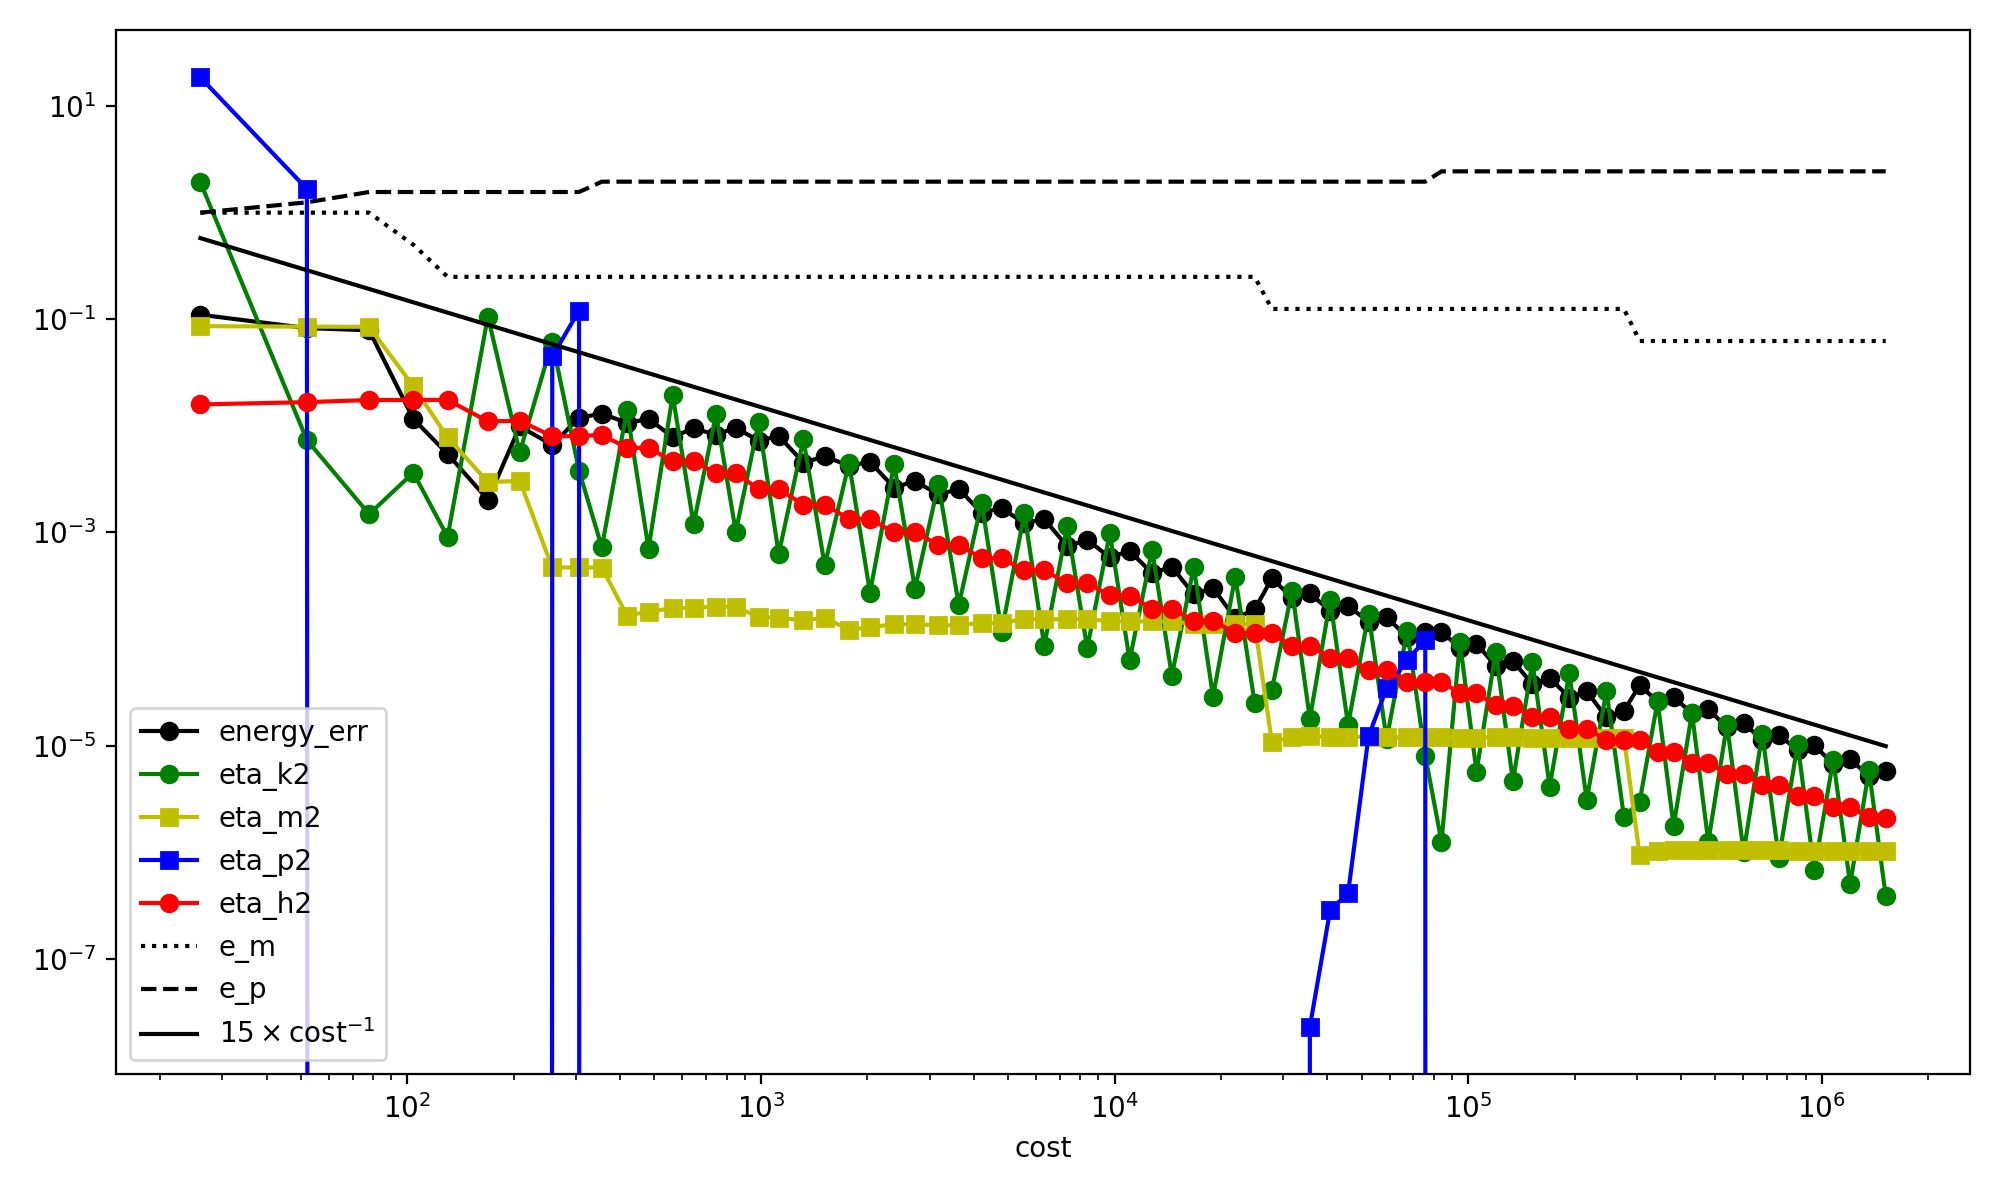

This figure's Python source:
import firedrake
from firedrake import (
    Constant, DirichletBC, Function, FunctionSpace, SpatialCoordinate,
    TestFunction, TrialFunction, assemble, conditional, div, dx, dS, grad,
    inner, solve, sqrt, max_value, min_value, CellDiameter, FacetArea,
    jump, avg, AdaptiveMeshHierarchy, AdaptiveTransferManager
)
import matplotlib.pyplot as plt
import numpy as np
from netgen.geom2d import SplineGeometry

# Parameters 
N, p = 4, 3/2
max_iters, tol_energy = 75, 1e-7
dorfler_theta = 0.2
max_refinements = 50

# Relaxation & estimator updates
eps_minus, eps_plus = 1.0, 1.0
theta_minus, theta_plus = 0.5, 1.25
delta_factor_minus, delta_factor_plus = 1e-6, 1e6

atm = AdaptiveTransferManager()


def make_initial_mesh(N):
    geo = SplineGeometry()
    geo.AddRectangle(p1=(-1, -1), p2=(1, 1), bc="outer", leftdomain=1, rightdomain=0)
    return firedrake.Mesh(geo.GenerateMesh(maxh=2/N))

def build_problem(mesh):
    V = FunctionSpace(mesh, "CG", 1)
    X, Y = SpatialCoordinate(mesh)
    u_exact_expr = (X**2 - 1) * (Y**2 - 1)
    
    u_exact = Function(V, name="u_exact").interpolate(u_exact_expr)
    grad_e = grad(u_exact_expr)
    f_expr = -div((inner(grad_e, grad_e)**(p/2 - 1)) * grad_e)
    
    return V, u_exact_expr, u_exact, f_expr


def grad_norm(w): return sqrt(inner(grad(w), grad(w)))
def clip(t, e_m, e_p): return max_value(min_value(t, e_p), e_m)

def kappa_eps(t, e_m, e_p):
    c = clip(t, e_m, e_p)
    return 0.5 * c**(p-2) * (t**2) + (1/p - 0.5) * c**p

def phi_eps_dual(t, e_m, e_p):
    return conditional(
        t <= e_m**(p - 1),
        0.5 * e_m**(2 - p) * (t**2),
        conditional(
            t <= e_p**(p - 1),
            ((p - 1)/p) * (t**(p/(p - 1))) + (1/p - 0.5) * (e_m**p),
            0.5 * e_p**(2 - p) * (t**2) - (1/p - 0.5) * (e_p**p - e_m**p)
        )
    )

# Energies & Estimators 
def calc_energies(w, f_expr, e_m, e_p):
    g = grad_norm(w)
    J_exact = assemble((1/p) * g**p * dx - f_expr * w * dx)
    J_rel = assemble(kappa_eps(g, e_m, e_p) * dx - f_expr * w * dx)
    return J_exact, J_rel

def calc_eta_pm(w, e_m, e_p, is_plus=False):
    d_m, d_p = delta_factor_minus * e_m, delta_factor_plus * e_p
    g = grad_norm(w)
    cond = g > e_p if is_plus else g < e_m
    integrand = conditional(cond, kappa_eps(g, e_m, e_p) - kappa_eps(g, d_m, d_p), 0)
    return assemble(integrand * dx) * (10**3 if is_plus else 1.0)

def eta_kac_squared(u_old, u_new, e_m, e_p):
    alpha = clip(grad_norm(u_old), e_m, e_p)
    argument = alpha**(p-2) * grad_norm(u_old - u_new)
    return assemble(phi_eps_dual(argument, clip(alpha, e_m, e_p), e_p) * dx)

def eta_h_squared(w, f_expr, e_m, e_p):
    mesh = w.function_space().mesh()
    DG0 = FunctionSpace(mesh, "DG", 0)
    q = TestFunction(DG0)
    
    alpha = grad_norm(w)
    vol_density = phi_eps_dual(CellDiameter(mesh) * sqrt(f_expr**2), clip(alpha, e_m, e_p), e_p)
    
    Veps = clip(alpha, e_m, e_p)**(p/2 - 1) * grad(w)
    jump_density = avg(FacetArea(mesh)) * inner(jump(Veps), jump(Veps))
    
    eta2_T = Function(DG0)
    eta2_T.dat.data[:] = assemble(vol_density * q * dx).dat.data_ro[:]
    eta2_T.dat.data[:] += assemble(jump_density * (q("+") + q("-")) * dS).dat.data_ro[:]
    eta2_T.dat.data[:] = np.maximum(eta2_T.dat.data[:], 0.0) * 1e-3
    
    return float(np.sum(eta2_T.dat.data_ro)), eta2_T

# Dörfler Marking 
def dorfler_marking(eta2_T, theta):
    eta2 = np.maximum(eta2_T.dat.data_ro.copy(), 0.0)
    total = np.sum(eta2)
    marker = Function(eta2_T.function_space())
    marker.assign(0.0)
    
    if total <= 0.0: return marker, 0.0, total
    
    order = np.argsort(-eta2)
    accum = np.cumsum(eta2[order])
    cutoff = np.searchsorted(accum, theta * total)
    
    marked = order[:cutoff + 1]
    marker.dat.data[marked] = 1.0
    return marker, accum[cutoff], total

# Solver
mesh = make_initial_mesh(N)
amh = AdaptiveMeshHierarchy(mesh)
V, u_exact_expr, u_exact, f_expr = build_problem(mesh)

u_old = Function(V, name="u_0").assign(0)
history, cost, num_refinements = [], 0, 0
J_exact_ref, _ = calc_energies(u_exact, f_expr, eps_minus, eps_plus)

for n in range(max_iters):
    # Kachanov step
    u_new, u_trial, v_test = Function(V), TrialFunction(V), TestFunction(V)
    coeff = clip(grad_norm(u_old), eps_minus, eps_plus)**(p-2)
    
    solve(
        inner(coeff * grad(u_trial), grad(v_test)) * dx == f_expr * v_test * dx,
        u_new, bcs=DirichletBC(V, u_exact_expr, "on_boundary"),
        solver_parameters={"pc_type": "lu", "pc_factor_mat_solver_type": "mumps"}
    )
    
    # Compute Estimators
    cost += V.dim()
    eta_m2 = calc_eta_pm(u_new, eps_minus, eps_plus, is_plus=False)
    eta_p2 = calc_eta_pm(u_new, eps_minus, eps_plus, is_plus=True)
    eta_k2 = eta_kac_squared(u_old, u_new, eps_minus, eps_plus)
    eta_h2, eta_h2_cell = eta_h_squared(u_new, f_expr, eps_minus, eps_plus)
    _, J_rel = calc_energies(u_new, f_expr, eps_minus, eps_plus)
    
    err_val = J_rel - J_exact_ref
    
    print(f"n={n:2d} | cost={cost:6d} | err={err_val:8.2e} | "
          f"η_m²={eta_m2:8.2e} η_p²={eta_p2:8.2e} η_k²={eta_k2:8.2e} η_h²={eta_h2:8.2e} | "
          f"ε-={eps_minus:8.2e} ε+={eps_plus:8.2e} | refs={num_refinements}")

    history.append((cost, err_val, eta_k2, eta_m2, eta_p2, eta_h2, eps_minus, eps_plus))
    if abs(err_val) < tol_energy:
        print(f"Converged in {n} iterations.")
        break

    errors = {"m": float(eta_m2), "p": float(eta_p2), "k": float(eta_k2), "h": float(eta_h2)}
    largest = max(errors, key=errors.get)

    if largest == "m":
        eps_minus *= theta_minus
        u_old.assign(u_new)
    elif largest == "p":
        eps_plus *= theta_plus
        u_old.assign(u_new)
    elif largest == "h":
        marker, marked_sum, total_sum = dorfler_marking(eta_h2_cell, dorfler_theta)
        
        if num_refinements < max_refinements:
            mesh = mesh.refine_marked_elements(marker)
            amh.add_mesh(mesh)
            num_refinements += 1
            
            V, u_exact_expr, u_exact, f_expr = build_problem(mesh)
            J_exact_ref, _ = calc_energies(u_exact, f_expr, eps_minus, eps_plus)
            
            u_old = Function(V)
            atm.prolong(u_new, u_old)
        else:
            u_old.assign(u_new)
    else:  # largest == "k"
        u_old.assign(u_new)

# Visualization 
history = np.array(history)
costs = history[:, 0]
ref_line = 15 * costs**(-1.0)

plt.figure(figsize=(10, 6))
plt.loglog(costs, np.abs(history[:, 1]), "ko-", label="energy_err")
plt.loglog(costs, history[:, 2], "go-", label="eta_k2")
plt.loglog(costs, history[:, 3], "ys-", label="eta_m2")
plt.loglog(costs, history[:, 4], "bs-", label="eta_p2")
plt.loglog(costs, history[:, 5], "ro-", label="eta_h2")
plt.loglog(costs, history[:, 6], "k:", label="e_m")
plt.loglog(costs, history[:, 7], "k--", label="e_p")
plt.loglog(costs, ref_line, "k-", label=r"$15 \times \text{cost}^{-1}$")

plt.xlabel("cost")
plt.legend(loc="lower left")
plt.tight_layout()
plt.savefig("bump_p_3_2.png", dpi=200)
